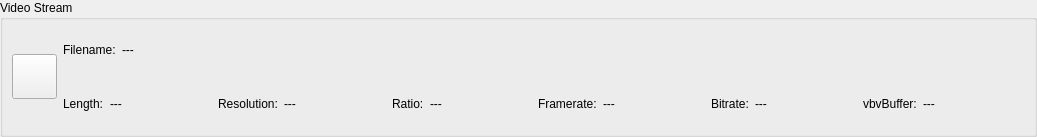
<ui version="4.0" >
 <class>TTVideoFileInfoWidget</class>
 <widget class="QWidget" name="TTVideoFileInfoWidget" >
  <property name="geometry" >
   <rect>
    <x>0</x>
    <y>0</y>
    <width>1037</width>
    <height>137</height>
   </rect>
  </property>
  <property name="sizePolicy" >
   <sizepolicy vsizetype="Preferred" hsizetype="Preferred" >
    <horstretch>1</horstretch>
    <verstretch>1</verstretch>
   </sizepolicy>
  </property>
  <property name="minimumSize" >
   <size>
    <width>620</width>
    <height>80</height>
   </size>
  </property>
  <property name="baseSize" >
   <size>
    <width>620</width>
    <height>80</height>
   </size>
  </property>
  <property name="windowTitle" >
   <string>Form</string>
  </property>
  <layout class="QGridLayout" >
   <property name="leftMargin" >
    <number>0</number>
   </property>
   <property name="topMargin" >
    <number>0</number>
   </property>
   <property name="rightMargin" >
    <number>0</number>
   </property>
   <property name="bottomMargin" >
    <number>0</number>
   </property>
   <property name="horizontalSpacing" >
    <number>0</number>
   </property>
   <property name="verticalSpacing" >
    <number>0</number>
   </property>
   <item row="0" column="0" >
    <widget class="QGroupBox" name="gbVideoStreamInfo" >
     <property name="title" >
      <string>Video Stream</string>
     </property>
     <property name="flat" >
      <bool>false</bool>
     </property>
     <layout class="QGridLayout" >
      <property name="leftMargin" >
       <number>9</number>
      </property>
      <property name="topMargin" >
       <number>9</number>
      </property>
      <property name="rightMargin" >
       <number>9</number>
      </property>
      <property name="bottomMargin" >
       <number>9</number>
      </property>
      <property name="horizontalSpacing" >
       <number>6</number>
      </property>
      <property name="verticalSpacing" >
       <number>6</number>
      </property>
      <item row="0" column="0" >
       <layout class="QHBoxLayout" >
        <property name="spacing" >
         <number>6</number>
        </property>
        <property name="leftMargin" >
         <number>0</number>
        </property>
        <property name="topMargin" >
         <number>0</number>
        </property>
        <property name="rightMargin" >
         <number>0</number>
        </property>
        <property name="bottomMargin" >
         <number>0</number>
        </property>
        <item>
         <widget class="QPushButton" name="pbVideoOpen" >
          <property name="sizePolicy" >
           <sizepolicy vsizetype="Fixed" hsizetype="Fixed" >
            <horstretch>1</horstretch>
            <verstretch>1</verstretch>
           </sizepolicy>
          </property>
          <property name="minimumSize" >
           <size>
            <width>45</width>
            <height>45</height>
           </size>
          </property>
          <property name="maximumSize" >
           <size>
            <width>45</width>
            <height>45</height>
           </size>
          </property>
          <property name="baseSize" >
           <size>
            <width>100</width>
            <height>100</height>
           </size>
          </property>
          <property name="text" >
           <string/>
          </property>
          <property name="icon" >
           <iconset resource="videofileinfowidget.qrc" >:/pixmaps/pixmaps/fileopen_24.xpm</iconset>
          </property>
          <property name="iconSize" >
           <size>
            <width>24</width>
            <height>24</height>
           </size>
          </property>
          <property name="autoDefault" >
           <bool>true</bool>
          </property>
          <property name="default" >
           <bool>false</bool>
          </property>
          <property name="flat" >
           <bool>false</bool>
          </property>
         </widget>
        </item>
        <item>
         <layout class="QVBoxLayout" >
          <property name="spacing" >
           <number>12</number>
          </property>
          <property name="leftMargin" >
           <number>0</number>
          </property>
          <property name="topMargin" >
           <number>0</number>
          </property>
          <property name="rightMargin" >
           <number>0</number>
          </property>
          <property name="bottomMargin" >
           <number>0</number>
          </property>
          <item>
           <layout class="QHBoxLayout" >
            <property name="spacing" >
             <number>6</number>
            </property>
            <property name="leftMargin" >
             <number>0</number>
            </property>
            <property name="topMargin" >
             <number>0</number>
            </property>
            <property name="rightMargin" >
             <number>0</number>
            </property>
            <property name="bottomMargin" >
             <number>0</number>
            </property>
            <item>
             <widget class="QLabel" name="laVideoFileName" >
              <property name="sizePolicy" >
               <sizepolicy vsizetype="Preferred" hsizetype="Minimum" >
                <horstretch>0</horstretch>
                <verstretch>0</verstretch>
               </sizepolicy>
              </property>
              <property name="text" >
               <string>Filename:</string>
              </property>
             </widget>
            </item>
            <item>
             <widget class="QLabel" name="infoVideoFileName" >
              <property name="sizePolicy" >
               <sizepolicy vsizetype="Preferred" hsizetype="Expanding" >
                <horstretch>0</horstretch>
                <verstretch>0</verstretch>
               </sizepolicy>
              </property>
              <property name="sizeIncrement" >
               <size>
                <width>2</width>
                <height>0</height>
               </size>
              </property>
              <property name="text" >
               <string>---</string>
              </property>
             </widget>
            </item>
           </layout>
          </item>
          <item>
           <layout class="QHBoxLayout" >
            <property name="spacing" >
             <number>6</number>
            </property>
            <property name="leftMargin" >
             <number>0</number>
            </property>
            <property name="topMargin" >
             <number>0</number>
            </property>
            <property name="rightMargin" >
             <number>0</number>
            </property>
            <property name="bottomMargin" >
             <number>0</number>
            </property>
            <item>
             <widget class="QLabel" name="laVideoLength" >
              <property name="sizePolicy" >
               <sizepolicy vsizetype="Preferred" hsizetype="Minimum" >
                <horstretch>0</horstretch>
                <verstretch>0</verstretch>
               </sizepolicy>
              </property>
              <property name="text" >
               <string>Length:</string>
              </property>
             </widget>
            </item>
            <item>
             <widget class="QLabel" name="infoVideoLength" >
              <property name="sizePolicy" >
               <sizepolicy vsizetype="Preferred" hsizetype="MinimumExpanding" >
                <horstretch>0</horstretch>
                <verstretch>0</verstretch>
               </sizepolicy>
              </property>
              <property name="text" >
               <string>---</string>
              </property>
             </widget>
            </item>
            <item>
             <widget class="QLabel" name="laVideoResolution" >
              <property name="sizePolicy" >
               <sizepolicy vsizetype="Preferred" hsizetype="Minimum" >
                <horstretch>0</horstretch>
                <verstretch>0</verstretch>
               </sizepolicy>
              </property>
              <property name="text" >
               <string>Resolution:</string>
              </property>
             </widget>
            </item>
            <item>
             <widget class="QLabel" name="infoVideoResolution" >
              <property name="sizePolicy" >
               <sizepolicy vsizetype="Preferred" hsizetype="MinimumExpanding" >
                <horstretch>0</horstretch>
                <verstretch>0</verstretch>
               </sizepolicy>
              </property>
              <property name="text" >
               <string>---</string>
              </property>
             </widget>
            </item>
            <item>
             <widget class="QLabel" name="laVideoAspectRatio" >
              <property name="sizePolicy" >
               <sizepolicy vsizetype="Preferred" hsizetype="Minimum" >
                <horstretch>0</horstretch>
                <verstretch>0</verstretch>
               </sizepolicy>
              </property>
              <property name="text" >
               <string>Ratio:</string>
              </property>
             </widget>
            </item>
            <item>
             <widget class="QLabel" name="infoVideoAspectRatio" >
              <property name="sizePolicy" >
               <sizepolicy vsizetype="Preferred" hsizetype="MinimumExpanding" >
                <horstretch>0</horstretch>
                <verstretch>0</verstretch>
               </sizepolicy>
              </property>
              <property name="text" >
               <string>---</string>
              </property>
             </widget>
            </item>
            <item>
             <widget class="QLabel" name="laVideoFramerate" >
              <property name="sizePolicy" >
               <sizepolicy vsizetype="Preferred" hsizetype="Minimum" >
                <horstretch>0</horstretch>
                <verstretch>0</verstretch>
               </sizepolicy>
              </property>
              <property name="text" >
               <string>Framerate:</string>
              </property>
             </widget>
            </item>
            <item>
             <widget class="QLabel" name="infoVideoFramerate" >
              <property name="sizePolicy" >
               <sizepolicy vsizetype="Preferred" hsizetype="MinimumExpanding" >
                <horstretch>0</horstretch>
                <verstretch>0</verstretch>
               </sizepolicy>
              </property>
              <property name="text" >
               <string>---</string>
              </property>
             </widget>
            </item>
            <item>
             <widget class="QLabel" name="laVideoBitrate" >
              <property name="sizePolicy" >
               <sizepolicy vsizetype="Preferred" hsizetype="Minimum" >
                <horstretch>0</horstretch>
                <verstretch>0</verstretch>
               </sizepolicy>
              </property>
              <property name="text" >
               <string>Bitrate:</string>
              </property>
             </widget>
            </item>
            <item>
             <widget class="QLabel" name="infoVideoBitrate" >
              <property name="sizePolicy" >
               <sizepolicy vsizetype="Preferred" hsizetype="MinimumExpanding" >
                <horstretch>0</horstretch>
                <verstretch>0</verstretch>
               </sizepolicy>
              </property>
              <property name="text" >
               <string>---</string>
              </property>
             </widget>
            </item>
            <item>
             <widget class="QLabel" name="laVideoBuffer" >
              <property name="sizePolicy" >
               <sizepolicy vsizetype="Preferred" hsizetype="Minimum" >
                <horstretch>0</horstretch>
                <verstretch>0</verstretch>
               </sizepolicy>
              </property>
              <property name="text" >
               <string>vbvBuffer:</string>
              </property>
             </widget>
            </item>
            <item>
             <widget class="QLabel" name="infoVideoBuffer" >
              <property name="sizePolicy" >
               <sizepolicy vsizetype="Preferred" hsizetype="MinimumExpanding" >
                <horstretch>0</horstretch>
                <verstretch>0</verstretch>
               </sizepolicy>
              </property>
              <property name="text" >
               <string>---</string>
              </property>
             </widget>
            </item>
           </layout>
          </item>
         </layout>
        </item>
       </layout>
      </item>
     </layout>
    </widget>
   </item>
  </layout>
 </widget>
 <resources>
  <include location="videofileinfowidget.qrc" />
 </resources>
 <connections/>
</ui>
